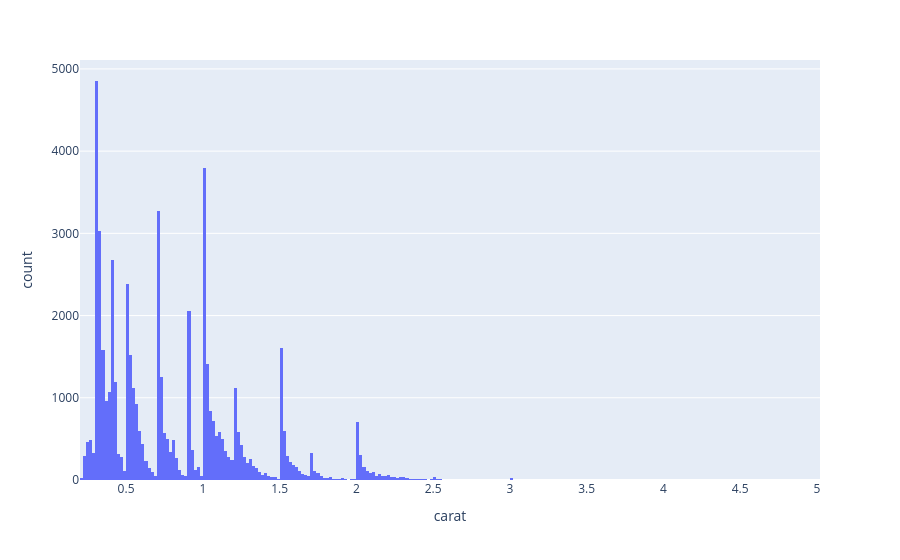

Notebook code cell kept with this figure:
### Code cell
figpl = px.histogram(data_diamonds, x="carat")
figpl.show()

### Figure 1 — Plotly figure (JSON) as saved in the notebook; plotly's stock layout.template omitted (floating-point values rounded to 4 significant figures; data arrays with more than 128 entries replaced by an {"elided": "..."} marker saying what was removed)
{"data": [{"bingroup": "x", "hovertemplate": "carat=%{x}<br>count=%{y}<extra></extra>", "legendgroup": "", "marker": {"color": "#636efa", "pattern": {"shape": ""}}, "name": "", "orientation": "v", "showlegend": false, "type": "histogram", "x": {"elided": "53940 float values"}, "xaxis": "x", "yaxis": "y"}], "layout": {"autosize": true, "barmode": "relative", "legend": {"tracegroupgap": 0}, "margin": {"t": 60}, "xaxis": {"anchor": "y", "autorange": true, "domain": [0, 1], "range": [0.2, 5.02], "title": {"text": "carat"}, "type": "linear"}, "yaxis": {"anchor": "x", "autorange": true, "domain": [0, 1], "range": [0, 5108.0], "title": {"text": "count"}}}}
